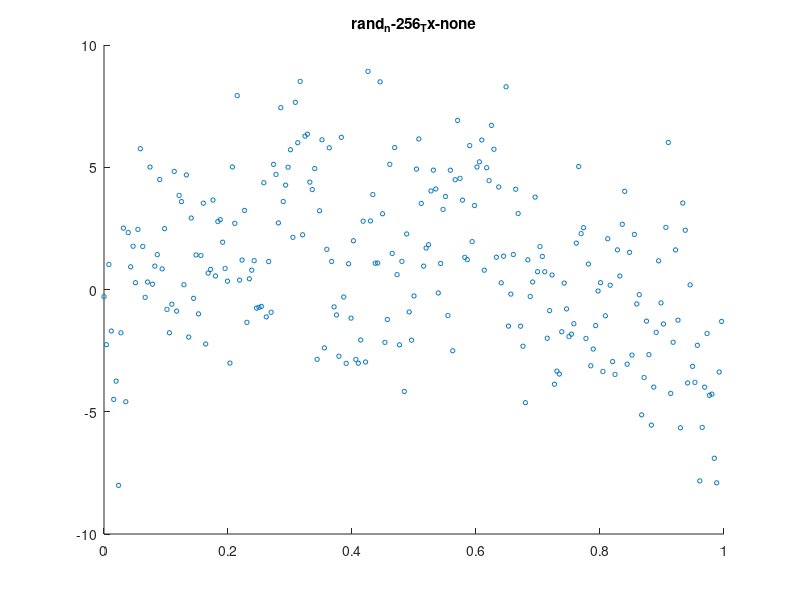
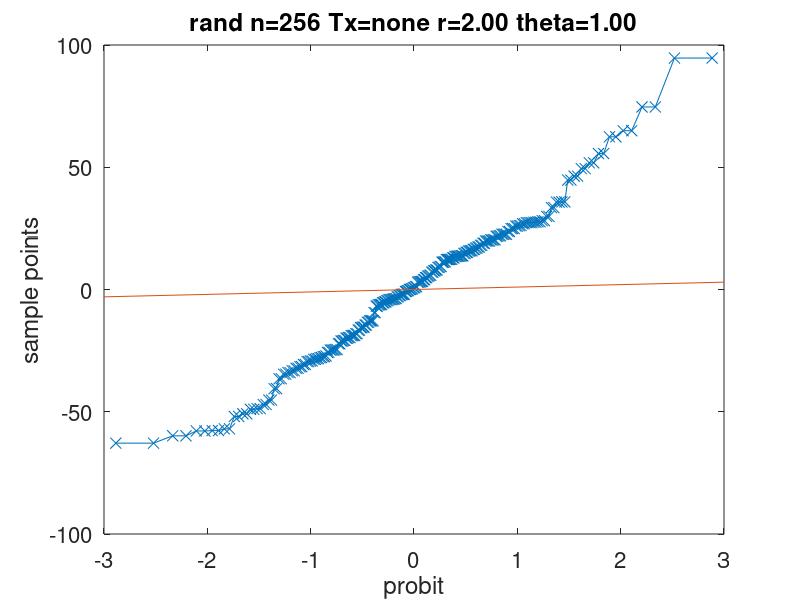

The MATLAB source for these figures, in order: (Note: this script raises an error after producing the figures.)
%
% Minimum working example to test Gaussian diagnostics idea
%
function MWE_gaussian_diagnostics()

format short
close all

fNames = {'ExpCos','Keister','rand'};
ptransforms = {'C1','C1sin', 'none'};
fName = fNames{3};
ptransform = ptransforms{3};

npts = 2^8;  % max 14
dim = 1;
r = 2;
shift = rand(1,dim);

[~,xlat_] = simple_lattice_gen(npts,dim,shift,true);

if strcmp(fName,'ExpCos')
  integrand = @(x) exp(sum(cos(2*pi*x), 2));
elseif strcmp(fName, 'Keister')
  integrand = @(x) keisterFunc(x,dim,1/sqrt(2)); % a=0.8
else
  integrand = @(x) f_rand(x,r);
end

integrand_p = doPeriodTx(integrand, ptransform);

y = integrand_p(xlat_);
ftilde = fft(y);
ftilde(1) = 0;  % ftilde = \mV^H(\vf - m \vone)
if dim==1
  hFigIntegrand = figure; scatter(xlat_, y, 10)
  title(sprintf('%s_n-%d_Tx-%s', ...
      fName, npts, ptransform))
  saveas(hFigIntegrand, sprintf('%s_n-%d_Tx-%s.png', ...
      fName, npts, ptransform))
end

thetaOpt = 1;  %0.9;
ftilde = real(ftilde);

  function create_plots(type)
    hFigNormplot = figure();
    set(hFigNormplot,'defaultaxesfontsize',16, ...
      'defaulttextfontsize',16, ... %make font larger
      'defaultLineLineWidth',0.75, 'defaultLineMarkerSize',8)
    if strcmp(type, 'normplot')
      normplot(w_ftilde)
    else
      qqplot(w_ftilde); hold on
      plot([-3 3], [-3 3],'-')
    end
    
    title(sprintf('%s n=%d Tx=%s r=%1.2f theta=%1.2f', ...
      fName, npts, ptransform, r, thetaOpt))
    saveas(hFigNormplot, sprintf('%s_%s_n-%d_Tx-%s_r-%d.png', ...
      type, fName, npts, ptransform, r))
  end

rVec = [2, ];

for r=rVec
  
  lambda = kernel(r, xlat_, thetaOpt);
  
  % apply transform
  % $\vZ = \frac 1n \mV \mLambda^{-\frac 12} \mV^H(\vf - m \vone)$
  % ifft also includes 1/n division
  w_ftilde = real(ifft(ftilde./sqrt(lambda)));
  
  % create_plots('normplot')
  create_plots('qqplot')
  
  % Shapiro-Wilk test
  [H, pValue, W] = swtest(w_ftilde);
  Hval='true';
  if H==true
    Hval='false';
  end
  fprintf('Shapiro-Wilk test: Normal=%s, pValue=%1.3f, W=%1.3f\n', Hval, pValue, W);
end

end


% gaussian random function
function fval = f_rand(xpts, r)
theta = 1;
rng(202326) % initialize random number generator for reproducability

N = 2^(15);
f_c = randn(N, 1);
f_s = randn(N, 1);
f_0 = randn(1, 1);
kvec = (1:N)';
argx = @(x) 2*pi*bsxfun(@times, kvec, x);
f_c_ = @(x)(f_c./kvec.^(r/4)).*cos(argx(x));
f_s_ = @(x)(f_s./kvec.^(r/4)).*sin(argx(x));
f_ran = @(x,theta) prod((f_0 + theta * sum(f_c_(x) + f_s_(x) )), 2) ;
[n,~]=size(xpts);
fval=zeros(n,1);
for i=1:n
  fval(i) = f_ran(xpts(i,:),theta);
end
end

function Lambda = kernel(r, xun, theta)
constMult = 1;  % -(-1)^(r/2)*((2*pi)^r)/factorial(r);
if r == 2
  bernPoly = @(x)(-x.*(1-x) + 1/6);
elseif r == 4
  bernPoly = @(x)( ( (x.*(1-x)).^2 ) - 1/30);
else
  error('Bernoulli order=%d not implemented !', r);
end
kernelFunc = @(x) bernPoly(x);

temp_ = bsxfun(@times, (theta)*constMult, kernelFunc(xun));
C1 = prod(1 + temp_, 2);

% matlab's builtin fft is much faster and accurate
% eigenvalues must be real : Symmetric pos definite Kernel
Lambda = real(fft(C1));

end

function f = doPeriodTx(fInput, ptransform)

if strcmp(ptransform,'Baker')
  f=@(x) fInput(1-2*abs(x-1/2)); % Baker's transform
elseif strcmp(ptransform,'C0')
  f=@(x) fInput(3*x.^2-2*x.^3).*prod(6*x.*(1-x),2); % C^0 transform
elseif strcmp(ptransform,'C1')
  % C^1 transform
  f=@(x) fInput(x.^3.*(10-15*x+6*x.^2)).*prod(30*x.^2.*(1-x).^2,2);
elseif strcmp(ptransform,'C1sin')
  % Sidi C^1 transform
  f=@(x) fInput(x-sin(2*pi*x)/(2*pi)).*prod(2*sin(pi*x).^2,2);
elseif strcmp(ptransform,'C2sin')
  % Sidi C^2 transform
  psi3 = @(t) (8-9*cos(pi*t)+cos(3*pi*t))/16;
  psi3_1 = @(t) (9*sin(pi*t)*pi- sin(3*pi*t)*3*pi)/16;
  f=@(x) fInput(psi3(x)).*prod(psi3_1(x),2);
elseif strcmp(ptransform,'C3sin')
  % Sidi C^3 transform
  psi4 = @(t) (12*pi*t-8*sin(2*pi*t)+sin(4*pi*t))/(12*pi);
  psi4_1 = @(t) (12*pi-8*cos(2*pi*t)*2*pi+sin(4*pi*t)*4*pi)/(12*pi);
  f=@(x) fInput(psi4(x)).*prod(psi4_1(x),2);
elseif strcmp(ptransform,'none')
  % do nothing
  f=@(x) fInput(x);
else
  error('Error: Periodization transform %s not implemented', ptransform);
end

end


function [xlat,xpts_un,xlat_un,xpts] = simple_lattice_gen(n,d,shift,firstBatch)
gen_vec = [1, 433461, 315689, 441789, 501101, 146355, 88411, 215837, 273599 ...
  151719, 258185, 357967, 96407, 203741, 211709, 135719, 100779, ...
  85729, 14597, 94813, 422013, 484367]; %generator
z = gen_vec(1:d);

nmax = n;
nmin = 1 + n/2;
if firstBatch==true
  nmin = 1;
end
nelem=nmax-nmin+1;

if firstBatch==true
  brIndices=vdc(nelem)';
  xpts_un=mod(bsxfun(@times,(0:1/n:1-1/n)',z),1); % unshifted in direct order
else
  brIndices=vdc(nelem)'+1/(2*(nmin-1));
  xpts_un=mod(bsxfun(@times,(1/n:2/n:1-1/n)',z),1); % unshifted in direct order
  
end
xpts = mod(bsxfun(@plus,xpts_un,shift),1);  % shifted in direct order

xlat_un = mod(bsxfun(@times,brIndices',z),1);  % unshifted
xlat = mod(bsxfun(@plus,xlat_un,shift),1);  % shifted in VDC order
end

% van der Corput sequence in base 2
function q = vdc(n)
if n>1
  k=log2(n); % We compute the VDC seq part by part of power 2 size
  q=zeros(2^k,1);
  for l=0:k-1
    nl=2^l;
    kk=2^(k-l-1);
    ptind=repmat([false(nl,1);true(nl,1)],kk,1);
    q(ptind)=q(ptind)+1/2^(l+1);
  end
else
  q=0;
end
end
